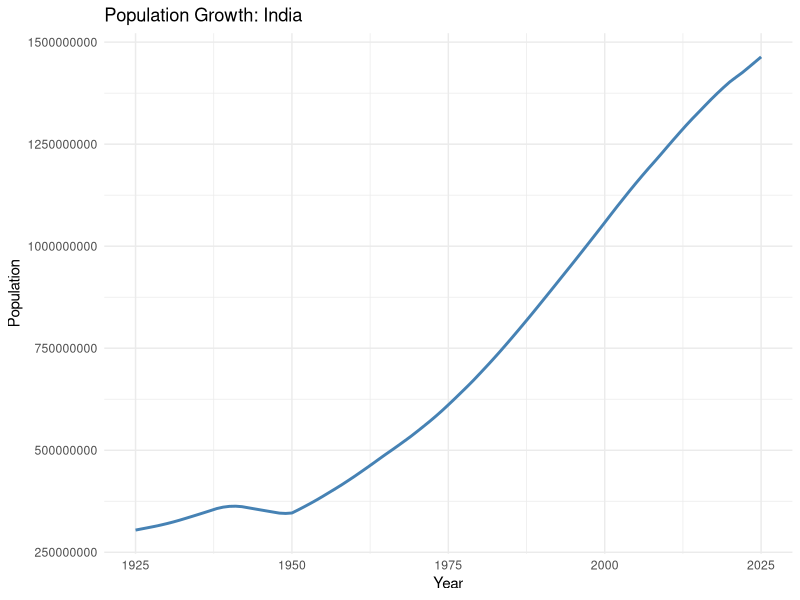
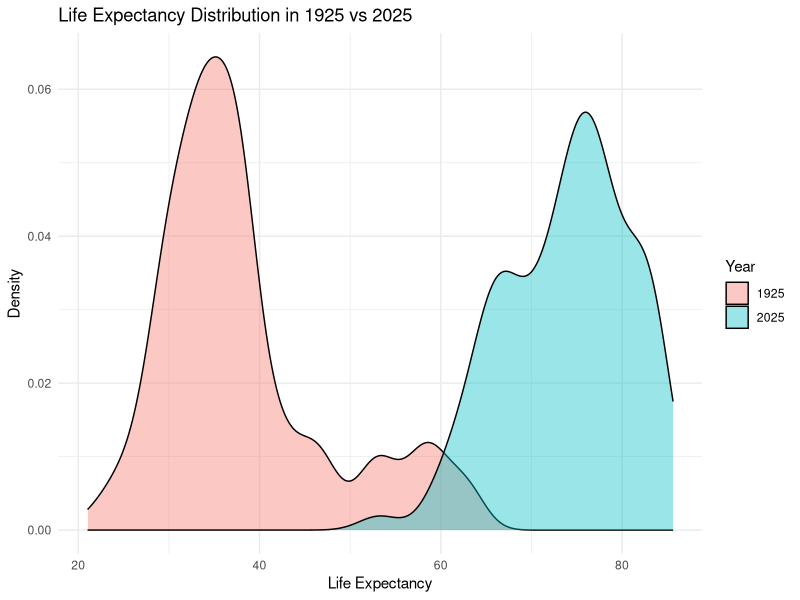
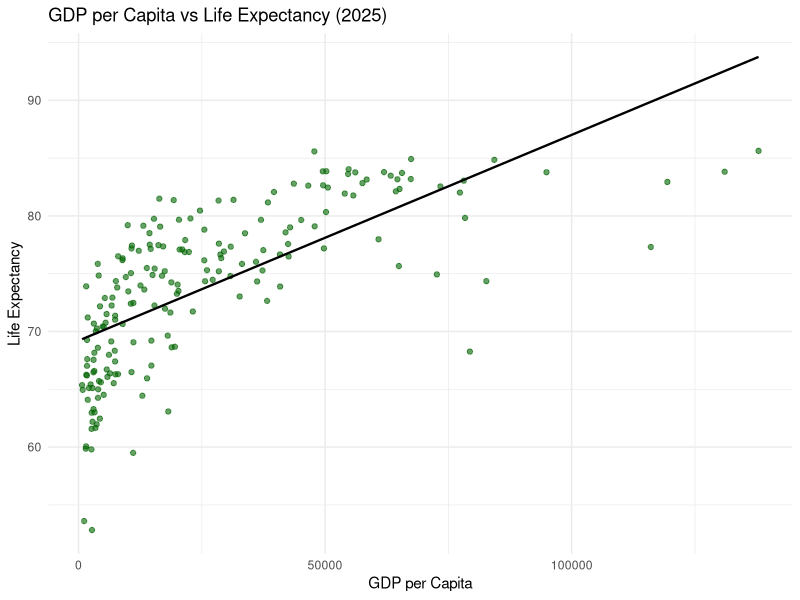
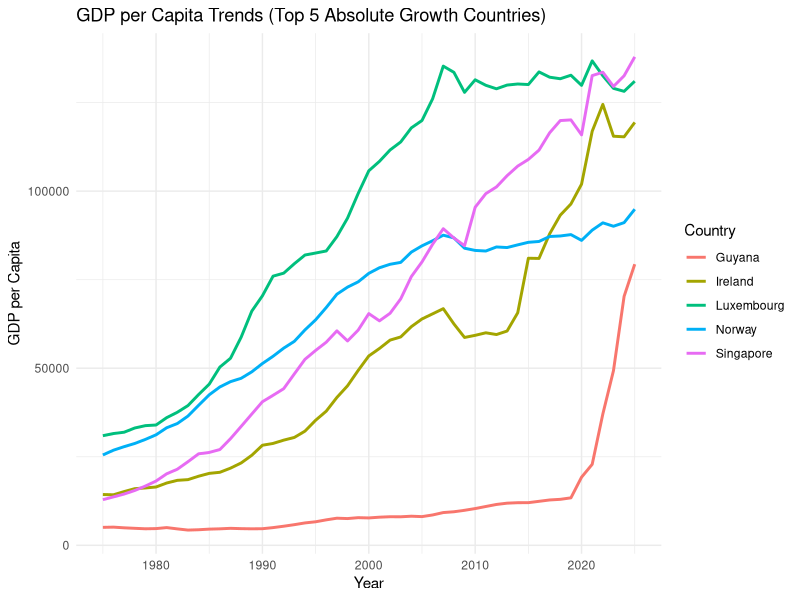
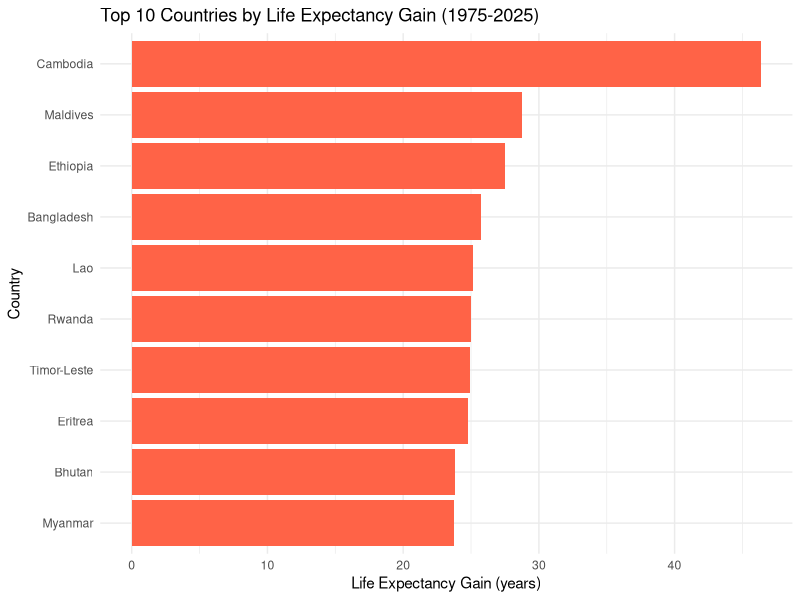
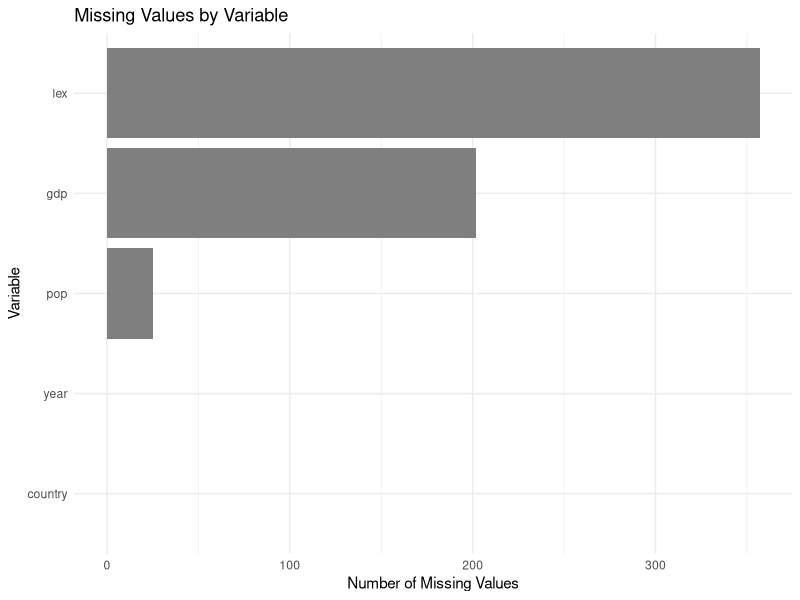
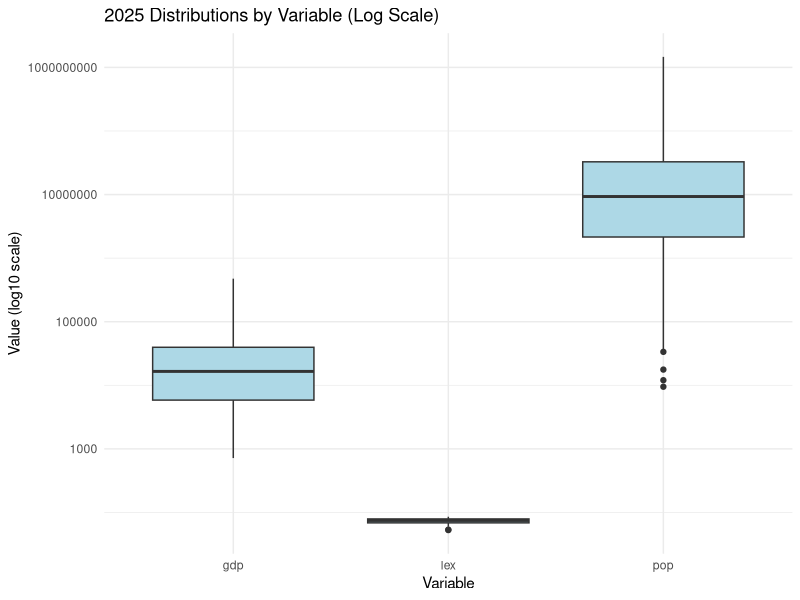
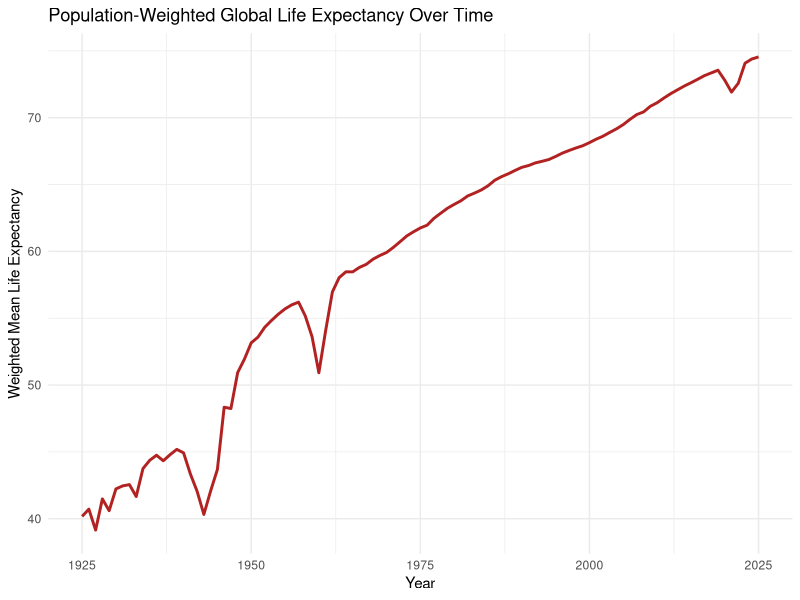

The R script that drew these images, in order:
## ---- chunk 1
knitr::opts_chunk$set(echo = TRUE)
## ---- chunk 2
library(tidyverse)
## ---- chunk 3
options(scipen = 999)
## ---- chunk 4
gapminder <- read_csv("data/gapminder.csv") %>% 
  filter(between(year, 1925, 2025))
## ---- chunk 5
dim(gapminder)
names(gapminder)
glimpse(gapminder)
## ---- chunk 6
gapminder %>% 
  summarize(n_countries = n_distinct(country))
## ---- chunk 7
pop_growth_top5 <- gapminder %>% 
  filter(year %in% c(1925, 2025)) %>% 
  select(country, year, pop) %>% 
  pivot_wider(names_from = year, values_from = pop, names_prefix = "year_") %>% 
  mutate(pop_growth = year_2025 - year_1925,
         abs_pop_growth = abs(pop_growth)) %>% 
  arrange(desc(abs_pop_growth)) %>% 
  slice_head(n = 5)

pop_growth_top5
## ---- chunk 8
top_country <- pop_growth_top5 %>% 
  slice_head(n = 1) %>% 
  pull(country)

gapminder %>% 
  filter(country == top_country) %>% 
  ggplot(aes(year, pop)) +
  geom_line(color = "steelblue", linewidth = 1) +
  labs(
    title = paste("Population Growth:", top_country),
    x = "Year",
    y = "Population"
  ) +
  theme_minimal()
## ---- chunk 9
gapminder %>% 
  filter(year %in% c(1925, 2025)) %>% 
  group_by(year) %>% 
  summarize(
    min_lex = min(lex, na.rm = TRUE),
    median_lex = median(lex, na.rm = TRUE),
    mean_lex = mean(lex, na.rm = TRUE),
    max_lex = max(lex, na.rm = TRUE),
    .groups = "drop"
  )
## ---- chunk 10
gapminder %>% 
  filter(year %in% c(1925, 2025)) %>% 
  ggplot(aes(lex, fill = factor(year))) +
  geom_density(alpha = 0.4) +
  labs(
    title = "Life Expectancy Distribution in 1925 vs 2025",
    x = "Life Expectancy",
    y = "Density",
    fill = "Year"
  ) +
  theme_minimal()
## ---- chunk 11
gapminder %>% 
  filter(year == 2025, country != "Monaco") %>% 
  ggplot(aes(gdp, lex)) +
  geom_point(alpha = 0.6, color = "darkgreen") +
  geom_smooth(method = "lm", se = FALSE, color = "black", linewidth = 0.8) +
  labs(
    title = "GDP per Capita vs Life Expectancy (2025)",
    x = "GDP per Capita",
    y = "Life Expectancy"
  ) +
  theme_minimal()
## ---- chunk 12
gdp_growth_top5 <- gapminder %>% 
  filter(year %in% c(1975, 2025), country != "Monaco") %>% 
  select(country, year, gdp) %>% 
  pivot_wider(names_from = year, values_from = gdp, names_prefix = "year_") %>% 
  mutate(gdp_growth = year_2025 - year_1975,
         abs_gdp_growth = abs(gdp_growth)) %>% 
  arrange(desc(abs_gdp_growth)) %>% 
  slice_head(n = 5)

gdp_growth_top5
## ---- chunk 13
top5_gdp_countries <- gdp_growth_top5 %>% 
  pull(country)

gapminder %>% 
  filter(year >= 1975, country %in% top5_gdp_countries) %>% 
  ggplot(aes(year, gdp, color = country)) +
  geom_line(linewidth = 1) +
  labs(
    title = "GDP per Capita Trends (Top 5 Absolute Growth Countries)",
    x = "Year",
    y = "GDP per Capita",
    color = "Country"
  ) +
  theme_minimal()
## ---- chunk 14
lex_growth_table <- gapminder %>% 
  filter(year %in% c(1975, 2025)) %>% 
  select(country, year, lex) %>% 
  pivot_wider(names_from = year, values_from = lex, names_prefix = "year_") %>% 
  mutate(lex_growth = year_2025 - year_1975) %>% 
  arrange(desc(lex_growth)) %>% 
  slice_head(n = 10)

lex_growth_table
## ---- chunk 15
lex_growth_table %>% 
  ggplot(aes(reorder(country, lex_growth), lex_growth)) +
  geom_col(fill = "tomato") +
  coord_flip() +
  labs(
    title = "Top 10 Countries by Life Expectancy Gain (1975-2025)",
    x = "Country",
    y = "Life Expectancy Gain (years)"
  ) +
  theme_minimal()
## ---- chunk 16
quality_summary <- gapminder %>% 
  summarize(
    n_rows = n(),
    n_columns = ncol(gapminder),
    n_countries = n_distinct(country),
    min_year = min(year, na.rm = TRUE),
    max_year = max(year, na.rm = TRUE)
  )

missing_summary <- gapminder %>% 
  summarize(across(everything(), ~sum(is.na(.)))) %>% 
  pivot_longer(
    cols = everything(),
    names_to = "variable",
    values_to = "missing_n"
  ) %>% 
  mutate(missing_pct = 100 * missing_n / nrow(gapminder)) %>% 
  arrange(desc(missing_n))

duplicate_country_year <- gapminder %>% 
  count(country, year) %>% 
  filter(n > 1)

country_year_coverage <- gapminder %>% 
  group_by(country) %>% 
  summarize(n_years = n_distinct(year), .groups = "drop")

quality_summary
missing_summary
duplicate_country_year
country_year_coverage %>% summarize(min_years = min(n_years), max_years = max(n_years))
## ---- chunk 17
missing_summary %>% 
  ggplot(aes(reorder(variable, missing_n), missing_n)) +
  geom_col(fill = "gray50") +
  coord_flip() +
  labs(
    title = "Missing Values by Variable",
    x = "Variable",
    y = "Number of Missing Values"
  ) +
  theme_minimal()
## ---- chunk 18
numeric_summary <- gapminder %>% 
  summarize(
    across(
      c(pop, gdp, lex),
      list(
        min = ~min(., na.rm = TRUE),
        q1 = ~quantile(., 0.25, na.rm = TRUE),
        median = ~median(., na.rm = TRUE),
        mean = ~mean(., na.rm = TRUE),
        q3 = ~quantile(., 0.75, na.rm = TRUE),
        max = ~max(., na.rm = TRUE),
        sd = ~sd(., na.rm = TRUE)
      )
    )
  ) %>% 
  pivot_longer(
    cols = everything(),
    names_to = c("variable", ".value"),
    names_sep = "_"
  )

outliers_2025 <- gapminder %>% 
  filter(year == 2025) %>% 
  select(country, pop, gdp, lex) %>% 
  pivot_longer(cols = c(pop, gdp, lex), names_to = "variable", values_to = "value") %>% 
  group_by(variable) %>% 
  mutate(
    q1 = quantile(value, 0.25, na.rm = TRUE),
    q3 = quantile(value, 0.75, na.rm = TRUE),
    iqr = q3 - q1,
    lower = q1 - 1.5 * iqr,
    upper = q3 + 1.5 * iqr,
    is_outlier = value < lower | value > upper
  ) %>% 
  ungroup() %>% 
  filter(is_outlier) %>% 
  arrange(variable, desc(value)) %>% 
  select(variable, country, value, lower, upper)

numeric_summary
outliers_2025
## ---- chunk 19
gapminder %>% 
  filter(year == 2025) %>% 
  pivot_longer(cols = c(pop, gdp, lex), names_to = "variable", values_to = "value") %>% 
  ggplot(aes(x = variable, y = value)) +
  geom_boxplot(fill = "lightblue") +
  scale_y_log10() +
  labs(
    title = "2025 Distributions by Variable (Log Scale)",
    x = "Variable",
    y = "Value (log10 scale)"
  ) +
  theme_minimal()
## ---- chunk 20
global_yearly <- gapminder %>% 
  group_by(year) %>% 
  summarize(
    global_population = sum(pop, na.rm = TRUE),
    weighted_mean_lex = weighted.mean(lex, pop, na.rm = TRUE),
    median_gdp = median(gdp, na.rm = TRUE),
    .groups = "drop"
  )

global_yearly
## ---- chunk 21
global_yearly %>% 
  ggplot(aes(year, weighted_mean_lex)) +
  geom_line(color = "firebrick", linewidth = 1) +
  labs(
    title = "Population-Weighted Global Life Expectancy Over Time",
    x = "Year",
    y = "Weighted Mean Life Expectancy"
  ) +
  theme_minimal()
## ---- chunk 22
global_yearly %>% 
  ggplot(aes(year, median_gdp)) +
  geom_line(color = "navy", linewidth = 1) +
  scale_y_log10() +
  labs(
    title = "Global Median GDP per Capita Over Time",
    x = "Year",
    y = "Median GDP per Capita (log10 scale)"
  ) +
  theme_minimal()
## ---- chunk 23
correlation_by_year <- gapminder %>% 
  filter(gdp > 0) %>% 
  group_by(year) %>% 
  summarize(
    cor_log10gdp_lex = cor(log10(gdp), lex, use = "complete.obs"),
    .groups = "drop"
  )

correlation_by_year
## ---- chunk 24
correlation_by_year %>% 
  ggplot(aes(year, cor_log10gdp_lex)) +
  geom_line(color = "darkgreen", linewidth = 1) +
  geom_hline(yintercept = 0, linetype = "dashed", color = "gray40") +
  labs(
    title = "Correlation Between log10(GDP) and Life Expectancy Over Time",
    x = "Year",
    y = "Pearson Correlation"
  ) +
  theme_minimal()
